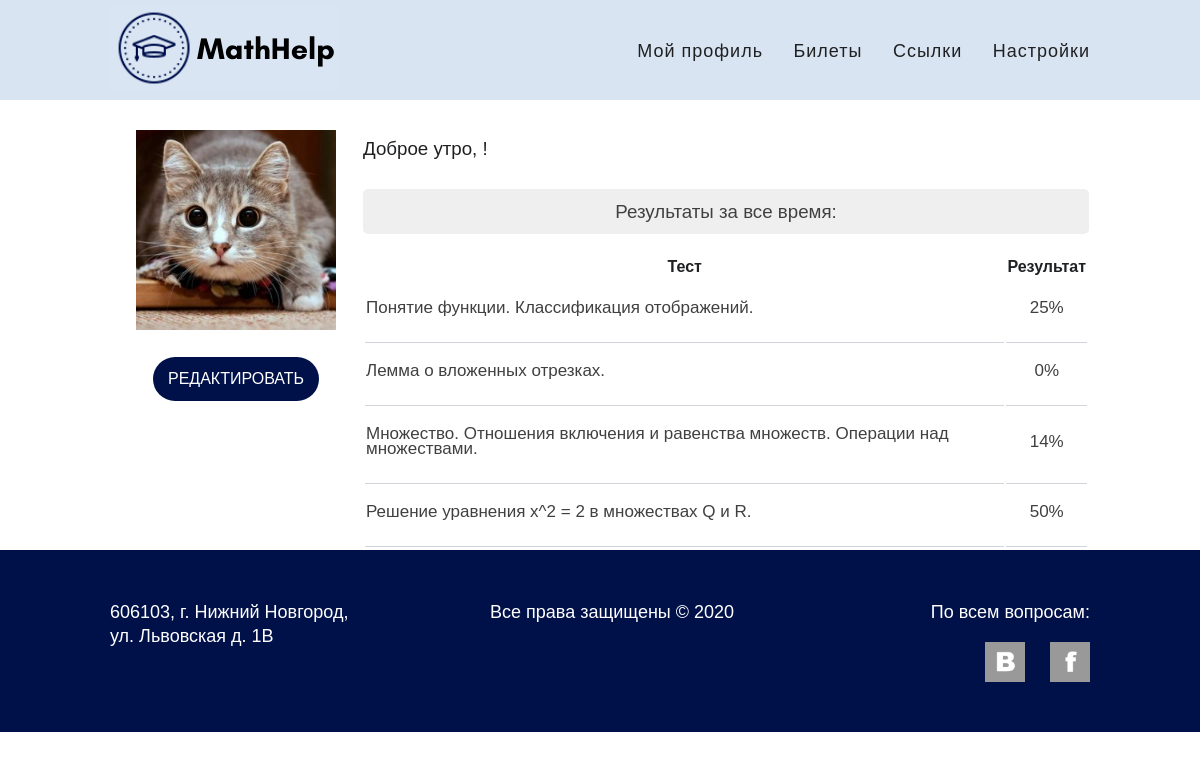
The page /profiles/defytheflow (signed in) on the database as committed earlier.
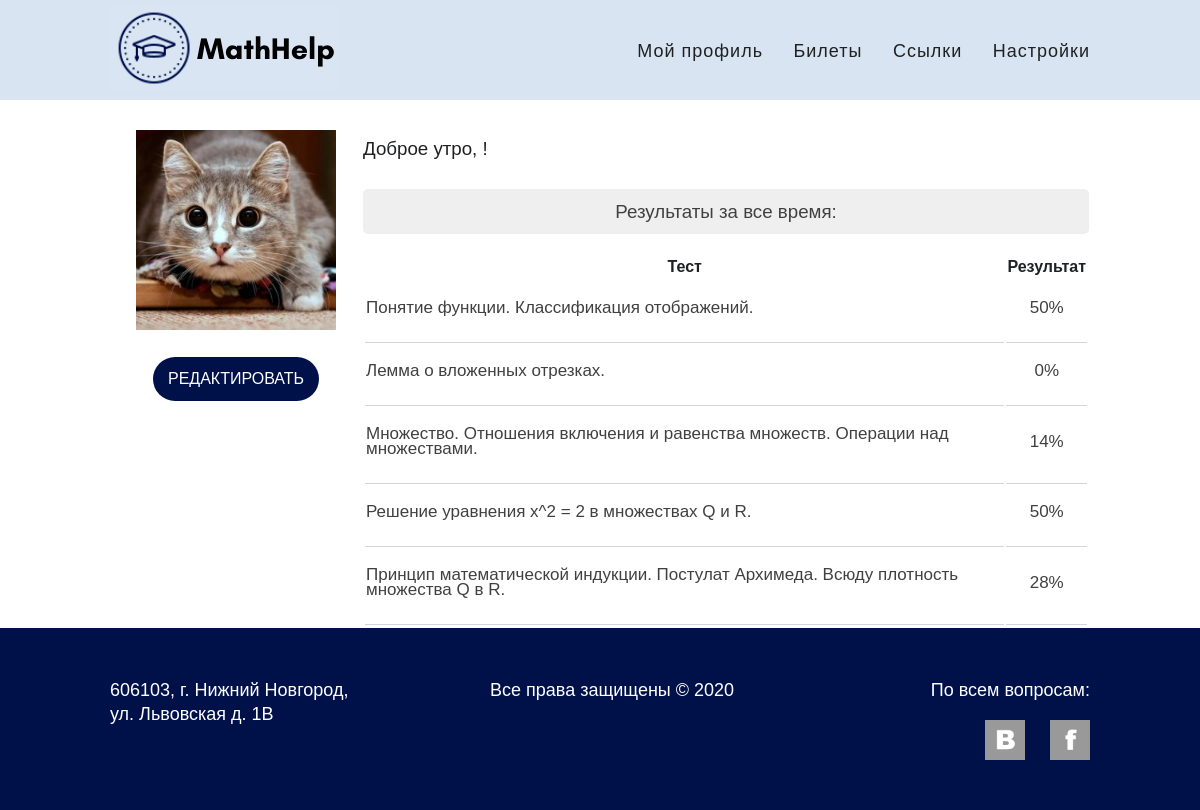
The same page on the database as committed later.
### apps/quiz/models.py (models this page shows, shortened)
class Result(models.Model):
    quiz = models.ForeignKey(Quiz, on_delete=models.CASCADE)
    user = models.ForeignKey(get_user_model(), on_delete=models.CASCADE)
    percent = models.PositiveSmallIntegerField()
    objects = ResultManager()
    @property
    def ticket_name(self):
        return self.quiz.ticket.name

class Quiz(models.Model):
    PASS_PERCENT = 70
    ticket = models.OneToOneField(Ticket, on_delete=models.CASCADE)
    class Meta:
        verbose_name_plural = 'quizzes'

### apps/tickets/models.py (models this page shows, shortened)
class Ticket(models.Model):
    MIN_LEVEL, MAX_LEVEL = 1, 5
    error_messages = {
        'invalid_level': f'Level must be a value from {MIN_LEVEL} to {MAX_LEVEL}.'
    }
    name = models.CharField(max_length=256, unique=True)
    level = models.SmallIntegerField()
    filename = models.CharField(max_length=256, unique=True)
    objects = TicketManager()

### apps/profiles/views.py (the view)
class ProfileDetailView(DetailView):
    template_name = f'{ProfilesConfig.name}/profile-detail.html'
    def get_object(self):
        return None
    def get_context_data(self, **kwargs):
        context = super().get_context_data(**kwargs)
        context['read_tickets'] = [
            Ticket.objects.get(id=ticket_id)
            for ticket_id in self.request.session['read_tickets']
        ]
        context['taken_quizzes'] = []
        for quiz_id, quiz_data in self.request.session['taken_quizzes'].items():
            quiz = Quiz.objects.get(id=quiz_id)
            quiz.result = quiz_data['result']
            quiz.is_saved = quiz_data['is_saved']
            context['taken_quizzes'].append(quiz)
        context['results'] = self.request.user.result_set.all()
        return context

### apps/accounts/context_processors.py (called while the page is built)
def accounts(request):
    return {
        'ACCOUNT_LOGIN_URL':           AccountsConfig.ACCOUNT_LOGIN_URL,
        'ACCOUNT_LOGOUT_URL':          AccountsConfig.ACCOUNT_LOGOUT_URL,
        'ACCOUNT_SETTINGS_URL':        AccountsConfig.ACCOUNT_SETTINGS_URL,
        'ACCOUNT_CREATE_URL':          AccountsConfig.ACCOUNT_CREATE_URL,
        'ACCOUNT_DELETE_URL':          AccountsConfig.ACCOUNT_DELETE_URL,
        'ACCOUNT_PASSWORD_CHANGE_URL': AccountsConfig.ACCOUNT_PASSWORD_CHANGE_URL,
        'ACCOUNT_USERNAME_UPDATE_URL': AccountsConfig.ACCOUNT_USERNAME_UPDATE_URL,
        'ACCOUNT_EMAIL_UPDATE_URL':    AccountsConfig.ACCOUNT_EMAIL_UPDATE_URL,
    }

### apps/forum/context_processors.py (called while the page is built)
def forum(request):
    return {
        'FORUM_COMMENT_CREATE_URL': ForumConfig.FORUM_COMMENT_CREATE_URL,
        'FORUM_COMMENT_DELETE_URL': ForumConfig.FORUM_COMMENT_DELETE_URL,
    }

### apps/pages/context_processors.py (called while the page is built)
def pages(request):
    return {
        'INDEX_URL':      PagesConfig.INDEX_URL,
        'REFERENCES_URL': PagesConfig.REFERENCES_URL,
    }

### apps/profiles/models.py (called while the page is built)
    def get_absolute_url(self):
        return reverse(ProfilesConfig.PROFILE_DETAIL_URL, args=[self.user.username])

    def get_full_name(self):
        return f'{self.first_name} {self.last_name}'

### apps/profiles/templates/profiles/profile-detail.html (shortened to what this page needs)
{% extends 'base.html' %}
{% load static %}
{% block css %}
  <link rel="stylesheet" href="{% static 'profiles/css/style.css' %}">
{% endblock %}
{% block content %}
  <div class="container">
    <table class="profile-info">
      <tr>
        <td class="user-info">
          <div>
            <img src="{{ user.profile.photo.url }}" width="200px" height="200px">
            <a class="btn btn-blue" href="{{ user.profile.get_absolute_update_url }}">
              Редактировать
            </a>
          </div>
        </td>
        <td class="user-stat">
          <div class="greeting">
            <h3 id="greeting">{{ user.profile.first_name }}</h3>
          </div>
          <div class="heading">
            <h3>Результаты за все время:</h3>
          </div>
          <table class="all-results">
            <tr>
              <th>Тест</th>
              <th>Результат</th>
            </tr>
            {% for result in results %}
              <tr>
                <td class="border-bottom">
                  <p class="body-font2">{{ result.ticket_name }}</p>
                </td>
                <td class="border-bottom">
                  <p class="body-font2">{{ result.percent }}%</p>
                </td>
              </tr>
            {% endfor %}
          </table>
        </td>
      </tr>
    </table>
  </div>
{% endblock %}

Rows that differ between the two databases and show on the page:
changed Result "Понятие функции. Классификация отображений.": percent "25" → "50"
added Result: ticket_name "Принцип математической индукции. Постулат Архимеда. Всюду плотность множества Q в R.", percent "28"
